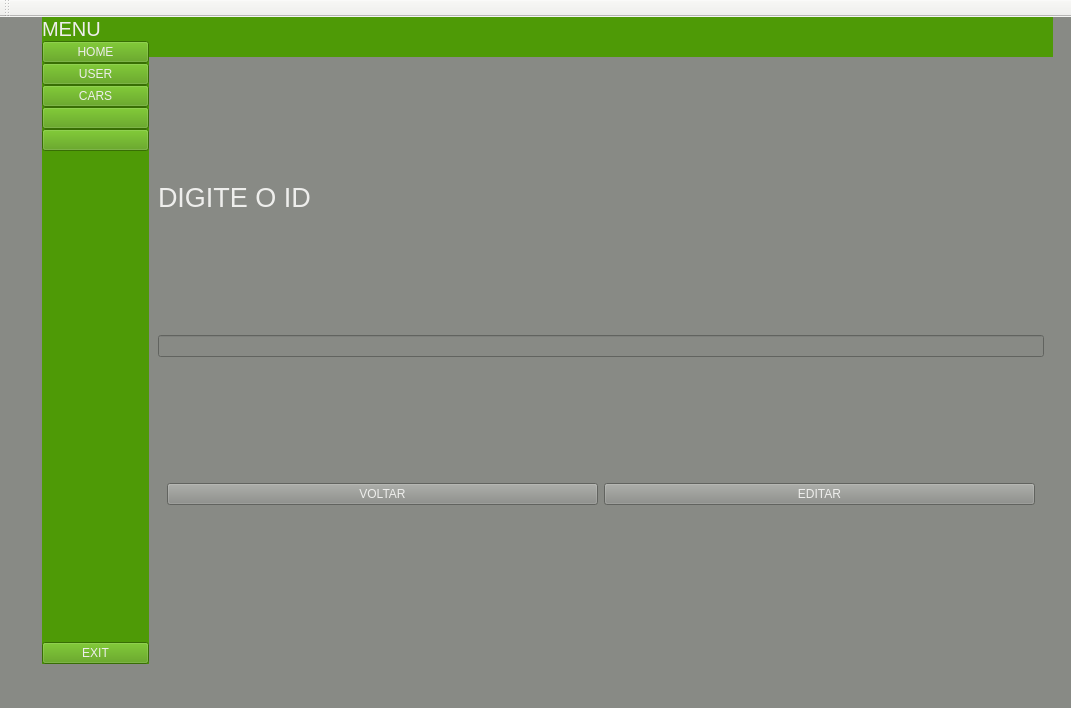
<?xml version="1.0" encoding="UTF-8"?>
<ui version="4.0">
 <class>MainWindow</class>
 <widget class="QMainWindow" name="MainWindow">
  <property name="geometry">
   <rect>
    <x>0</x>
    <y>0</y>
    <width>1071</width>
    <height>708</height>
   </rect>
  </property>
  <property name="windowTitle">
   <string>MainWindow</string>
  </property>
  <property name="styleSheet">
   <string notr="true">background-color: rgb(238, 238, 236);
color: rgb(0, 0, 0);</string>
  </property>
  <widget class="QWidget" name="centralwidget">
   <property name="styleSheet">
    <string notr="true">background-color: rgb(136, 138, 133);
color: rgb(238, 238, 236);</string>
   </property>
   <widget class="QWidget" name="full_menu_widget" native="true">
    <property name="geometry">
     <rect>
      <x>42</x>
      <y>0</y>
      <width>107</width>
      <height>647</height>
     </rect>
    </property>
    <property name="styleSheet">
     <string notr="true">background-color: rgb(78, 154, 6);</string>
    </property>
    <layout class="QVBoxLayout" name="verticalLayout_4">
     <property name="spacing">
      <number>0</number>
     </property>
     <property name="leftMargin">
      <number>0</number>
     </property>
     <property name="topMargin">
      <number>0</number>
     </property>
     <property name="rightMargin">
      <number>0</number>
     </property>
     <property name="bottomMargin">
      <number>0</number>
     </property>
     <item>
      <layout class="QHBoxLayout" name="horizontalLayout_2">
       <item>
        <widget class="QLabel" name="logo_label_3">
         <property name="font">
          <font>
           <pointsize>15</pointsize>
          </font>
         </property>
         <property name="text">
          <string>MENU</string>
         </property>
        </widget>
       </item>
      </layout>
     </item>
     <item>
      <layout class="QVBoxLayout" name="verticalLayout_2">
       <property name="spacing">
        <number>0</number>
       </property>
       <item>
        <widget class="QPushButton" name="home_btn_2">
         <property name="minimumSize">
          <size>
           <width>14</width>
           <height>14</height>
          </size>
         </property>
         <property name="text">
          <string>HOME</string>
         </property>
         <property name="icon">
          <iconset resource="sidebar/resource.qrc">
           <normaloff>:/icon2/icon2/home.png</normaloff>
           <normalon>:/icon2/icon2/white_home.png</normalon>:/icon2/icon2/home.png</iconset>
         </property>
         <property name="iconSize">
          <size>
           <width>14</width>
           <height>14</height>
          </size>
         </property>
         <property name="checkable">
          <bool>true</bool>
         </property>
         <property name="autoExclusive">
          <bool>true</bool>
         </property>
        </widget>
       </item>
       <item>
        <widget class="QPushButton" name="usuario_btn_2">
         <property name="minimumSize">
          <size>
           <width>14</width>
           <height>14</height>
          </size>
         </property>
         <property name="text">
          <string>USER</string>
         </property>
         <property name="icon">
          <iconset resource="sidebar/resource.qrc">
           <normaloff>:/icon2/icon2/plus.png</normaloff>
           <normalon>:/icon2/icon2/white_plus.png</normalon>:/icon2/icon2/plus.png</iconset>
         </property>
         <property name="iconSize">
          <size>
           <width>14</width>
           <height>14</height>
          </size>
         </property>
         <property name="checkable">
          <bool>true</bool>
         </property>
         <property name="autoExclusive">
          <bool>true</bool>
         </property>
        </widget>
       </item>
       <item>
        <widget class="QPushButton" name="veiculo_btn_2">
         <property name="minimumSize">
          <size>
           <width>14</width>
           <height>14</height>
          </size>
         </property>
         <property name="text">
          <string>CARS</string>
         </property>
         <property name="icon">
          <iconset resource="sidebar/resource.qrc">
           <normaloff>:/icon2/icon2/plus.png</normaloff>
           <normalon>:/icon2/icon2/white_plus.png</normalon>:/icon2/icon2/plus.png</iconset>
         </property>
         <property name="iconSize">
          <size>
           <width>14</width>
           <height>14</height>
          </size>
         </property>
         <property name="checkable">
          <bool>true</bool>
         </property>
         <property name="autoExclusive">
          <bool>true</bool>
         </property>
        </widget>
       </item>
       <item>
        <widget class="QPushButton" name="pushButton_10">
         <property name="minimumSize">
          <size>
           <width>14</width>
           <height>14</height>
          </size>
         </property>
         <property name="text">
          <string/>
         </property>
         <property name="iconSize">
          <size>
           <width>14</width>
           <height>14</height>
          </size>
         </property>
         <property name="checkable">
          <bool>true</bool>
         </property>
         <property name="autoExclusive">
          <bool>true</bool>
         </property>
        </widget>
       </item>
       <item>
        <widget class="QPushButton" name="pushButton_11">
         <property name="minimumSize">
          <size>
           <width>14</width>
           <height>14</height>
          </size>
         </property>
         <property name="text">
          <string/>
         </property>
         <property name="iconSize">
          <size>
           <width>14</width>
           <height>14</height>
          </size>
         </property>
         <property name="checkable">
          <bool>true</bool>
         </property>
         <property name="autoExclusive">
          <bool>true</bool>
         </property>
        </widget>
       </item>
      </layout>
     </item>
     <item>
      <spacer name="verticalSpacer_2">
       <property name="orientation">
        <enum>Qt::Vertical</enum>
       </property>
       <property name="sizeHint" stdset="0">
        <size>
         <width>20</width>
         <height>463</height>
        </size>
       </property>
      </spacer>
     </item>
     <item>
      <widget class="QPushButton" name="exit_btn_2">
       <property name="minimumSize">
        <size>
         <width>14</width>
         <height>14</height>
        </size>
       </property>
       <property name="text">
        <string>EXIT</string>
       </property>
       <property name="icon">
        <iconset resource="sidebar/resource.qrc">
         <normaloff>:/icon2/icon2/exit.png</normaloff>:/icon2/icon2/exit.png</iconset>
       </property>
       <property name="iconSize">
        <size>
         <width>14</width>
         <height>14</height>
        </size>
       </property>
       <property name="checkable">
        <bool>false</bool>
       </property>
      </widget>
     </item>
    </layout>
   </widget>
   <widget class="QWidget" name="widget_3" native="true">
    <property name="geometry">
     <rect>
      <x>149</x>
      <y>0</y>
      <width>904</width>
      <height>618</height>
     </rect>
    </property>
    <layout class="QVBoxLayout" name="verticalLayout_5">
     <property name="spacing">
      <number>0</number>
     </property>
     <property name="leftMargin">
      <number>0</number>
     </property>
     <property name="topMargin">
      <number>0</number>
     </property>
     <property name="rightMargin">
      <number>0</number>
     </property>
     <property name="bottomMargin">
      <number>0</number>
     </property>
     <item>
      <widget class="QWidget" name="widget_4" native="true">
       <property name="minimumSize">
        <size>
         <width>0</width>
         <height>40</height>
        </size>
       </property>
       <property name="styleSheet">
        <string notr="true">background-color: rgb(78, 154, 6);</string>
       </property>
       <layout class="QHBoxLayout" name="horizontalLayout_4">
        <property name="spacing">
         <number>0</number>
        </property>
        <property name="leftMargin">
         <number>0</number>
        </property>
        <property name="topMargin">
         <number>0</number>
        </property>
        <property name="rightMargin">
         <number>0</number>
        </property>
        <property name="bottomMargin">
         <number>0</number>
        </property>
        <item>
         <spacer name="horizontalSpacer">
          <property name="orientation">
           <enum>Qt::Horizontal</enum>
          </property>
          <property name="sizeHint" stdset="0">
           <size>
            <width>336</width>
            <height>20</height>
           </size>
          </property>
         </spacer>
        </item>
        <item>
         <layout class="QHBoxLayout" name="horizontalLayout"/>
        </item>
        <item>
         <spacer name="horizontalSpacer_2">
          <property name="orientation">
           <enum>Qt::Horizontal</enum>
          </property>
          <property name="sizeHint" stdset="0">
           <size>
            <width>336</width>
            <height>20</height>
           </size>
          </property>
         </spacer>
        </item>
       </layout>
      </widget>
     </item>
     <item>
      <widget class="QStackedWidget" name="stackedWidget">
       <property name="currentIndex">
        <number>10</number>
       </property>
       <widget class="QWidget" name="page">
        <layout class="QVBoxLayout" name="verticalLayout_20">
         <item>
          <widget class="QLabel" name="label_27">
           <property name="font">
            <font>
             <pointsize>20</pointsize>
            </font>
           </property>
           <property name="text">
            <string>TABELA RELACIONAL</string>
           </property>
          </widget>
         </item>
         <item>
          <widget class="QTableWidget" name="tabela_relacoes"/>
         </item>
         <item>
          <widget class="QWidget" name="widget_17" native="true">
           <layout class="QHBoxLayout" name="horizontalLayout_14">
            <item>
             <widget class="QPushButton" name="btn_locar_relacao_redirect">
              <property name="text">
               <string>LOCAR VEICULO</string>
              </property>
             </widget>
            </item>
            <item>
             <widget class="QPushButton" name="btn_editar_relacao_redirect">
              <property name="text">
               <string>EDITAR</string>
              </property>
             </widget>
            </item>
            <item>
             <widget class="QPushButton" name="btn_excluir_relacao_redirect">
              <property name="text">
               <string>EXCLUIR</string>
              </property>
             </widget>
            </item>
           </layout>
          </widget>
         </item>
        </layout>
       </widget>
       <widget class="QWidget" name="page_17">
        <property name="enabled">
         <bool>true</bool>
        </property>
        <layout class="QVBoxLayout" name="verticalLayout_25">
         <item>
          <widget class="QLabel" name="label_6">
           <property name="text">
            <string>VEICULOS</string>
           </property>
          </widget>
         </item>
         <item>
          <widget class="QTableWidget" name="tabela_veiculos"/>
         </item>
         <item>
          <widget class="QWidget" name="widget_16" native="true">
           <layout class="QHBoxLayout" name="horizontalLayout_13">
            <item>
             <widget class="QPushButton" name="btn_cadastrar_veiculo_redirect">
              <property name="text">
               <string>CADASTRAR</string>
              </property>
             </widget>
            </item>
            <item>
             <widget class="QPushButton" name="btn_editar_veiculo_redirect">
              <property name="text">
               <string>EDITAR</string>
              </property>
             </widget>
            </item>
            <item>
             <widget class="QPushButton" name="btn_excluir_veiculo_redirect">
              <property name="text">
               <string>EXCLUIR</string>
              </property>
             </widget>
            </item>
           </layout>
          </widget>
         </item>
        </layout>
       </widget>
       <widget class="QWidget" name="page_2">
        <layout class="QVBoxLayout" name="verticalLayout_8">
         <item>
          <widget class="QLabel" name="label_7">
           <property name="text">
            <string>USUARIOS</string>
           </property>
          </widget>
         </item>
         <item>
          <widget class="QTableWidget" name="tabela_usuarios"/>
         </item>
         <item>
          <widget class="QWidget" name="widget_10" native="true">
           <layout class="QHBoxLayout" name="horizontalLayout_8">
            <item>
             <widget class="QPushButton" name="btn_cadastrar_usuario_redirect">
              <property name="text">
               <string>CADASTRAR</string>
              </property>
             </widget>
            </item>
            <item>
             <widget class="QPushButton" name="btn_editar_usuario_redirect">
              <property name="text">
               <string>EDITAR</string>
              </property>
             </widget>
            </item>
            <item>
             <widget class="QPushButton" name="btn_excluir_usuario_redirect">
              <property name="text">
               <string>EXCLUIR</string>
              </property>
             </widget>
            </item>
           </layout>
          </widget>
         </item>
        </layout>
       </widget>
       <widget class="QWidget" name="page_8">
        <layout class="QVBoxLayout" name="verticalLayout_7">
         <item>
          <widget class="QFrame" name="frame">
           <layout class="QVBoxLayout" name="verticalLayout_6">
            <item>
             <widget class="QLabel" name="label_8">
              <property name="text">
               <string>CADASTRO DE USUARIOS</string>
              </property>
             </widget>
            </item>
            <item>
             <widget class="QLabel" name="label">
              <property name="text">
               <string>NOME COMPLETO</string>
              </property>
             </widget>
            </item>
            <item>
             <widget class="QLineEdit" name="input_nome_completo"/>
            </item>
            <item>
             <widget class="QLabel" name="label_2">
              <property name="text">
               <string>EMAIL</string>
              </property>
             </widget>
            </item>
            <item>
             <widget class="QLineEdit" name="input_email"/>
            </item>
            <item>
             <widget class="QLabel" name="label_3">
              <property name="text">
               <string>TELEFONE</string>
              </property>
             </widget>
            </item>
            <item>
             <widget class="QLineEdit" name="input_telefone"/>
            </item>
            <item>
             <widget class="QLabel" name="label_5">
              <property name="text">
               <string>CPF </string>
              </property>
             </widget>
            </item>
            <item>
             <widget class="QLineEdit" name="input_cpf"/>
            </item>
            <item>
             <widget class="QLabel" name="label_9">
              <property name="text">
               <string>CEP</string>
              </property>
             </widget>
            </item>
            <item>
             <widget class="QLineEdit" name="input_cep"/>
            </item>
            <item>
             <widget class="QPushButton" name="btn_buscar_cep">
              <property name="text">
               <string>BUSCAR</string>
              </property>
             </widget>
            </item>
            <item>
             <widget class="QLabel" name="label_10">
              <property name="text">
               <string>BAIRRO</string>
              </property>
             </widget>
            </item>
            <item>
             <widget class="QLineEdit" name="input_bairro"/>
            </item>
            <item>
             <widget class="QLabel" name="label_11">
              <property name="text">
               <string>RUA</string>
              </property>
             </widget>
            </item>
            <item>
             <widget class="QLineEdit" name="input_rua"/>
            </item>
            <item>
             <widget class="QLabel" name="label_12">
              <property name="text">
               <string>NUMERO</string>
              </property>
             </widget>
            </item>
            <item>
             <widget class="QLineEdit" name="input_numero"/>
            </item>
            <item>
             <widget class="QPushButton" name="btn_limpar_cadastro_usuario">
              <property name="text">
               <string>LIMPAR</string>
              </property>
             </widget>
            </item>
            <item>
             <widget class="QPushButton" name="btn_cadastrar_usuario">
              <property name="text">
               <string>CONFIRMAR</string>
              </property>
             </widget>
            </item>
           </layout>
          </widget>
         </item>
        </layout>
       </widget>
       <widget class="QWidget" name="page_19">
        <layout class="QVBoxLayout" name="verticalLayout_24">
         <item>
          <widget class="QLabel" name="label_39">
           <property name="text">
            <string>LOCAR CARRO</string>
           </property>
          </widget>
         </item>
         <item>
          <widget class="QLabel" name="label_40">
           <property name="text">
            <string>CPF</string>
           </property>
          </widget>
         </item>
         <item>
          <widget class="QLineEdit" name="input_cpf_cliente_tela_locar_carro"/>
         </item>
         <item>
          <widget class="QLabel" name="label_41">
           <property name="text">
            <string>PLACA</string>
           </property>
          </widget>
         </item>
         <item>
          <widget class="QLineEdit" name="input_placa_veiculo_tela_locar_carro"/>
         </item>
         <item>
          <widget class="QLabel" name="label_49">
           <property name="text">
            <string>TIPO</string>
           </property>
          </widget>
         </item>
         <item>
          <widget class="QLineEdit" name="input_tipo_tela_locar_carro"/>
         </item>
         <item>
          <widget class="QLabel" name="label_42">
           <property name="text">
            <string>LIMITE</string>
           </property>
          </widget>
         </item>
         <item>
          <widget class="QDateEdit" name="input_data_tela_locar_carro"/>
         </item>
         <item>
          <widget class="QLabel" name="label_50">
           <property name="text">
            <string>TOT</string>
           </property>
          </widget>
         </item>
         <item>
          <widget class="QPushButton" name="btn_calcular_tela_locar_carro">
           <property name="text">
            <string>CALCULAR</string>
           </property>
          </widget>
         </item>
         <item>
          <widget class="QLineEdit" name="input_total_tela_locar_carro"/>
         </item>
         <item>
          <widget class="QPushButton" name="btn_limpar_tela_locar_carro">
           <property name="text">
            <string>LIMPAR</string>
           </property>
          </widget>
         </item>
         <item>
          <widget class="QPushButton" name="btn_confirmar_tela_locar_carro">
           <property name="text">
            <string>CONFIRMAR</string>
           </property>
          </widget>
         </item>
        </layout>
       </widget>
       <widget class="QWidget" name="page_20">
        <layout class="QVBoxLayout" name="verticalLayout_28">
         <item>
          <widget class="QLabel" name="label_47">
           <property name="font">
            <font>
             <pointsize>20</pointsize>
            </font>
           </property>
           <property name="text">
            <string>DIGITE O ID</string>
           </property>
          </widget>
         </item>
         <item>
          <widget class="QLineEdit" name="input_id_tela_editar_relacao"/>
         </item>
         <item>
          <widget class="QWidget" name="widget_19" native="true">
           <layout class="QHBoxLayout" name="horizontalLayout_16">
            <item>
             <widget class="QPushButton" name="btn_voltar_tela_editar_relacao">
              <property name="text">
               <string>VOLTAR</string>
              </property>
             </widget>
            </item>
            <item>
             <widget class="QPushButton" name="btn_editar_tela_editar_relacao">
              <property name="text">
               <string>EDITAR</string>
              </property>
             </widget>
            </item>
           </layout>
          </widget>
         </item>
        </layout>
       </widget>
       <widget class="QWidget" name="page_21">
        <layout class="QVBoxLayout" name="verticalLayout_27">
         <item>
          <widget class="QLabel" name="label_48">
           <property name="font">
            <font>
             <pointsize>20</pointsize>
            </font>
           </property>
           <property name="text">
            <string>DIGITE O ID</string>
           </property>
          </widget>
         </item>
         <item>
          <widget class="QLineEdit" name="input_id_tela_excluir_relacao">
           <property name="text">
            <string/>
           </property>
          </widget>
         </item>
         <item>
          <widget class="QWidget" name="widget_18" native="true">
           <layout class="QHBoxLayout" name="horizontalLayout_15">
            <item>
             <widget class="QPushButton" name="btn_voltar_tela_excluir_relacao">
              <property name="text">
               <string>VOLTAR</string>
              </property>
             </widget>
            </item>
            <item>
             <widget class="QPushButton" name="btn_excluir_tela_excluir_relacao">
              <property name="text">
               <string>EXCLUIR</string>
              </property>
             </widget>
            </item>
           </layout>
          </widget>
         </item>
        </layout>
        <zorder>input_id_tela_excluir_relacao</zorder>
        <zorder>label_48</zorder>
        <zorder>widget_18</zorder>
       </widget>
       <widget class="QWidget" name="page_18">
        <property name="enabled">
         <bool>true</bool>
        </property>
        <layout class="QVBoxLayout" name="verticalLayout_26">
         <item>
          <widget class="QLabel" name="label_43">
           <property name="text">
            <string>VENDER CARRO</string>
           </property>
          </widget>
         </item>
         <item>
          <widget class="QLabel" name="label_45">
           <property name="text">
            <string>CPF do cliente</string>
           </property>
          </widget>
         </item>
         <item>
          <widget class="QLineEdit" name="input_cpf_cliente_tela_vender_carro"/>
         </item>
         <item>
          <widget class="QLabel" name="label_44">
           <property name="text">
            <string>Placa do veiculo</string>
           </property>
          </widget>
         </item>
         <item>
          <widget class="QLineEdit" name="input_placa_veiculo_tela_vender_carro"/>
         </item>
         <item>
          <widget class="QLabel" name="label_46">
           <property name="text">
            <string>TOTAL</string>
           </property>
          </widget>
         </item>
         <item>
          <widget class="QPushButton" name="btn_calcular_tela_vender_carro">
           <property name="text">
            <string>CALCULAR VENDA</string>
           </property>
          </widget>
         </item>
         <item>
          <widget class="QLineEdit" name="input_total_venda_tela_vender_carro"/>
         </item>
         <item>
          <widget class="QPushButton" name="btn_confirmar_tela_vender_carro">
           <property name="text">
            <string>CONFIRMAR</string>
           </property>
          </widget>
         </item>
        </layout>
       </widget>
       <widget class="QWidget" name="page_6">
        <layout class="QVBoxLayout" name="verticalLayout_11">
         <item>
          <widget class="QWidget" name="widget_6" native="true">
           <layout class="QVBoxLayout" name="verticalLayout_10">
            <item>
             <widget class="QLabel" name="label_4">
              <property name="font">
               <font>
                <pointsize>20</pointsize>
               </font>
              </property>
              <property name="text">
               <string>DIGITE O ID</string>
              </property>
             </widget>
            </item>
            <item>
             <widget class="QLineEdit" name="input_id_tela_excluir_usuario"/>
            </item>
            <item>
             <widget class="QWidget" name="widget_7" native="true">
              <layout class="QHBoxLayout" name="horizontalLayout_6">
               <item>
                <widget class="QPushButton" name="btn_voltar_tela_excluir_usuario_redirect">
                 <property name="text">
                  <string>VOLTAR</string>
                 </property>
                </widget>
               </item>
               <item>
                <widget class="QPushButton" name="btn_excluir_tela_excluir_usuario_redirect">
                 <property name="text">
                  <string>EXCLUIR</string>
                 </property>
                </widget>
               </item>
              </layout>
             </widget>
            </item>
           </layout>
          </widget>
         </item>
        </layout>
       </widget>
       <widget class="QWidget" name="page_7">
        <layout class="QVBoxLayout" name="verticalLayout_13">
         <item>
          <widget class="QWidget" name="widget_8" native="true">
           <layout class="QVBoxLayout" name="verticalLayout_12">
            <item>
             <widget class="QLabel" name="label_14">
              <property name="font">
               <font>
                <pointsize>20</pointsize>
               </font>
              </property>
              <property name="text">
               <string>DIGITE O ID</string>
              </property>
             </widget>
            </item>
            <item>
             <widget class="QLineEdit" name="input_id_tela_editar_usuario"/>
            </item>
            <item>
             <widget class="QWidget" name="widget_9" native="true">
              <layout class="QHBoxLayout" name="horizontalLayout_7">
               <item>
                <widget class="QPushButton" name="btn_voltar_tela_editar_usuario_redirect">
                 <property name="text">
                  <string>VOLTAR</string>
                 </property>
                </widget>
               </item>
               <item>
                <widget class="QPushButton" name="btn_editar_tela_editar_usuario_redirect">
                 <property name="text">
                  <string>EDITAR</string>
                 </property>
                </widget>
               </item>
              </layout>
             </widget>
            </item>
           </layout>
          </widget>
         </item>
        </layout>
       </widget>
       <widget class="QWidget" name="page_3">
        <layout class="QVBoxLayout" name="verticalLayout_22">
         <item>
          <widget class="QLabel" name="label_37">
           <property name="font">
            <font>
             <pointsize>20</pointsize>
            </font>
           </property>
           <property name="text">
            <string>DIGITE O ID</string>
           </property>
          </widget>
         </item>
         <item>
          <widget class="QLineEdit" name="input_id_tela_editar_veiculo"/>
         </item>
         <item>
          <widget class="QWidget" name="widget" native="true">
           <layout class="QHBoxLayout" name="horizontalLayout_5">
            <item>
             <widget class="QPushButton" name="btn_voltar_tela_editar_veiculo_redirect">
              <property name="text">
               <string>VOLTAR</string>
              </property>
             </widget>
            </item>
            <item>
             <widget class="QPushButton" name="btn_editar_tela_editar_veiculo_redirect">
              <property name="text">
               <string>EDITAR</string>
              </property>
             </widget>
            </item>
           </layout>
          </widget>
         </item>
        </layout>
       </widget>
       <widget class="QWidget" name="page_4">
        <layout class="QVBoxLayout" name="verticalLayout_23">
         <item>
          <widget class="QLabel" name="label_38">
           <property name="font">
            <font>
             <pointsize>20</pointsize>
            </font>
           </property>
           <property name="text">
            <string>DIGITE O ID</string>
           </property>
          </widget>
         </item>
         <item>
          <widget class="QLineEdit" name="input_id_tela_excluir_veiculo"/>
         </item>
         <item>
          <widget class="QWidget" name="widget_5" native="true">
           <layout class="QHBoxLayout" name="horizontalLayout_12">
            <item>
             <widget class="QPushButton" name="btn_voltar_tela_excluir_veiculo_redirect">
              <property name="text">
               <string>VOLTAR</string>
              </property>
             </widget>
            </item>
            <item>
             <widget class="QPushButton" name="btn_excluir_tela_excluir_veiculo_redirect">
              <property name="text">
               <string>EXCLUIR</string>
              </property>
             </widget>
            </item>
           </layout>
          </widget>
         </item>
        </layout>
       </widget>
       <widget class="QWidget" name="page_5">
        <layout class="QVBoxLayout" name="verticalLayout_21">
         <item>
          <widget class="QLabel" name="label_36">
           <property name="text">
            <string>CADASTRO DE VEICULOS</string>
           </property>
          </widget>
         </item>
         <item>
          <widget class="QLabel" name="label_28">
           <property name="text">
            <string>ANO DO VEICULO</string>
           </property>
          </widget>
         </item>
         <item>
          <widget class="QLineEdit" name="input_ano_veiculo"/>
         </item>
         <item>
          <widget class="QLabel" name="label_29">
           <property name="text">
            <string>KILOMETRAGEM</string>
           </property>
          </widget>
         </item>
         <item>
          <widget class="QLineEdit" name="input_km_veiculo"/>
         </item>
         <item>
          <widget class="QLabel" name="label_30">
           <property name="text">
            <string>CAMBIO</string>
           </property>
          </widget>
         </item>
         <item>
          <widget class="QLineEdit" name="input_cambio_veiculo"/>
         </item>
         <item>
          <widget class="QLabel" name="label_31">
           <property name="text">
            <string>CARROCERIA</string>
           </property>
          </widget>
         </item>
         <item>
          <widget class="QLineEdit" name="input_carroceria_veiculo"/>
         </item>
         <item>
          <widget class="QLabel" name="label_32">
           <property name="text">
            <string>COMBUSTIVEL</string>
           </property>
          </widget>
         </item>
         <item>
          <widget class="QLineEdit" name="input_combustivel_veiculo"/>
         </item>
         <item>
          <widget class="QLabel" name="label_33">
           <property name="text">
            <string>PLACA</string>
           </property>
          </widget>
         </item>
         <item>
          <widget class="QLineEdit" name="input_placa_veiculo"/>
         </item>
         <item>
          <widget class="QLabel" name="label_34">
           <property name="text">
            <string>COR</string>
           </property>
          </widget>
         </item>
         <item>
          <widget class="QLineEdit" name="input_cor_veiculo"/>
         </item>
         <item>
          <widget class="QLabel" name="label_35">
           <property name="text">
            <string>CHASSI</string>
           </property>
          </widget>
         </item>
         <item>
          <widget class="QLineEdit" name="input_chassi_veiculo"/>
         </item>
         <item>
          <widget class="QPushButton" name="btn_limpar_dados_veiculo">
           <property name="text">
            <string>LIMPAR</string>
           </property>
          </widget>
         </item>
         <item>
          <widget class="QPushButton" name="btn_cadastrar_veiculo">
           <property name="text">
            <string>CONFIRMAR</string>
           </property>
          </widget>
         </item>
        </layout>
       </widget>
      </widget>
     </item>
    </layout>
   </widget>
  </widget>
  <widget class="QMenuBar" name="menuBar">
   <property name="geometry">
    <rect>
     <x>0</x>
     <y>0</y>
     <width>1071</width>
     <height>22</height>
    </rect>
   </property>
  </widget>
  <widget class="QToolBar" name="toolBar">
   <property name="windowTitle">
    <string>toolBar</string>
   </property>
   <attribute name="toolBarArea">
    <enum>TopToolBarArea</enum>
   </attribute>
   <attribute name="toolBarBreak">
    <bool>false</bool>
   </attribute>
  </widget>
 </widget>
 <resources>
  <include location="sidebar/resource.qrc"/>
 </resources>
 <connections>
  <connection>
   <sender>exit_btn_2</sender>
   <signal>clicked()</signal>
   <receiver>MainWindow</receiver>
   <slot>close()</slot>
   <hints>
    <hint type="sourcelabel">
     <x>148</x>
     <y>668</y>
    </hint>
    <hint type="destinationlabel">
     <x>173</x>
     <y>675</y>
    </hint>
   </hints>
  </connection>
 </connections>
</ui>
